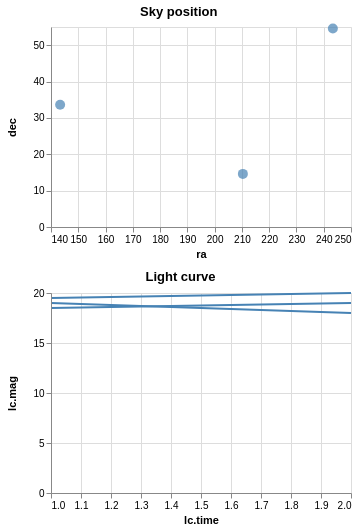

Vega-Lite specification stored for this chart:
### Vega specification from a JSON file in a GitHub repository (floating-point values rounded to 4 significant figures)
{"$schema": "https://vega.github.io/schema/vega/v4.json", "description": "Show a line chart corresponding to selected points.", "autosize": "pad", "padding": 5, "width": 300, "data": [{"name": "pts_store"}, {"name": "source_0", "values": [{"id": "001", "ra": 243.3, "dec": "+54.6", "lc": [{"time": 1, "mag": 18.5}, {"time": 2, "mag": 19}]}, {"id": "002", "ra": 210.3, "dec": "+14.6", "lc": [{"time": 1, "mag": 19.5}, {"time": 2, "mag": 20}]}, {"id": "003", "ra": 143.3, "dec": "+33.6", "lc": [{"time": 1, "mag": 19}, {"time": 2, "mag": 18}]}]}, {"name": "data_0", "source": "source_0", "transform": [{"type": "flatten", "fields": ["lc"], "as": ["lc"]}]}, {"name": "data_1", "source": "data_0", "transform": [{"type": "aggregate", "groupby": ["ra", "dec", "id"], "ops": [], "fields": [], "as": []}]}, {"name": "data_2", "source": "data_0", "transform": [{"type": "formula", "expr": "datum[\"lc\"] && datum[\"lc\"][\"time\"]", "as": "lc.time"}, {"type": "formula", "expr": "datum[\"lc\"] && datum[\"lc\"][\"mag\"]", "as": "lc.mag"}, {"type": "filter", "expr": "!(length(data(\"pts_store\"))) || (vlSelectionTest(\"pts_store\", datum))"}]}], "signals": [{"name": "concat_0_height", "value": 200}, {"name": "concat_1_height", "value": 200}, {"name": "unit", "value": {}, "on": [{"events": "mousemove", "update": "isTuple(group()) ? group() : unit"}]}, {"name": "pts", "update": "vlSelectionResolve(\"pts_store\")"}], "layout": {"padding": {"row": 10, "column": 10}, "columns": 1, "bounds": "full", "align": "each"}, "marks": [{"type": "group", "name": "concat_0_group", "title": {"text": "Sky position"}, "style": "cell", "encode": {"update": {"width": {"signal": "width"}, "height": {"signal": "concat_0_height"}}}, "signals": [{"name": "pts_tuple", "value": {}, "on": [{"events": [{"source": "scope", "type": "click"}], "update": "datum && item().mark.marktype !== 'group' ? {unit: \"concat_0\", fields: pts_tuple_fields, values: [datum[\"id\"]]} : null", "force": true}]}, {"name": "pts_tuple_fields", "update": "[{\"field\":\"id\",\"type\":\"E\"}]"}, {"name": "pts_toggle", "value": false, "on": [{"events": [{"source": "scope", "type": "click"}], "update": "event.shiftKey"}]}, {"name": "pts_modify", "on": [{"events": {"signal": "pts_tuple"}, "update": "modify(\"pts_store\", pts_toggle ? null : pts_tuple, pts_toggle ? null : true, pts_toggle ? pts_tuple : null)"}]}], "marks": [{"name": "concat_0_marks", "type": "symbol", "style": ["circle"], "from": {"data": "data_1"}, "encode": {"update": {"opacity": {"value": 0.7}, "fill": [{"test": "datum[\"ra\"] === null || isNaN(datum[\"ra\"]) || datum[\"dec\"] === null || isNaN(datum[\"dec\"])", "value": null}, {"test": "!(length(data(\"pts_store\"))) || (vlSelectionTest(\"pts_store\", datum))", "value": "steelblue"}, {"value": "grey"}], "tooltip": {"signal": "{\"ra\": format(datum[\"ra\"], \"\"), \"dec\": format(datum[\"dec\"], \"\")}"}, "x": {"scale": "concat_0_x", "field": "ra"}, "y": {"scale": "concat_0_y", "field": "dec"}, "size": {"value": 100}, "shape": {"value": "circle"}}}}], "axes": [{"scale": "concat_0_x", "orient": "bottom", "grid": false, "title": "ra", "labelFlush": true, "labelOverlap": true, "tickCount": {"signal": "ceil(width/40)"}, "zindex": 1}, {"scale": "concat_0_x", "orient": "bottom", "gridScale": "concat_0_y", "grid": true, "tickCount": {"signal": "ceil(width/40)"}, "domain": false, "labels": false, "maxExtent": 0, "minExtent": 0, "ticks": false, "zindex": 0}, {"scale": "concat_0_y", "orient": "left", "grid": false, "title": "dec", "labelOverlap": true, "tickCount": {"signal": "ceil(concat_0_height/40)"}, "zindex": 1}, {"scale": "concat_0_y", "orient": "left", "gridScale": "concat_0_x", "grid": true, "tickCount": {"signal": "ceil(concat_0_height/40)"}, "domain": false, "labels": false, "maxExtent": 0, "minExtent": 0, "ticks": false, "zindex": 0}]}, {"type": "group", "name": "concat_1_group", "title": {"text": "Light curve"}, "style": "cell", "encode": {"update": {"width": {"signal": "width"}, "height": {"signal": "concat_1_height"}}}, "marks": [{"name": "concat_1_pathgroup", "type": "group", "from": {"facet": {"name": "faceted_path_concat_1_main", "data": "data_2", "groupby": ["id"]}}, "encode": {"update": {"width": {"field": {"group": "width"}}, "height": {"field": {"group": "height"}}}}, "marks": [{"name": "concat_1_marks", "type": "line", "style": ["line"], "sort": {"field": "datum[\"lc.time\"]", "order": "descending"}, "from": {"data": "faceted_path_concat_1_main"}, "encode": {"update": {"stroke": {"value": "steelblue"}, "tooltip": {"signal": "{\"lc.time\": format(datum[\"lc.time\"], \"\"), \"lc.mag\": format(datum[\"lc.mag\"], \"\"), \"id\": ''+datum[\"id\"]}"}, "x": {"scale": "concat_1_x", "field": "lc\\.time"}, "y": {"scale": "concat_1_y", "field": "lc\\.mag"}, "defined": {"signal": "datum[\"lc.time\"] !== null && !isNaN(datum[\"lc.time\"]) && datum[\"lc.mag\"] !== null && !isNaN(datum[\"lc.mag\"])"}}}}]}], "axes": [{"scale": "concat_1_x", "orient": "bottom", "grid": false, "title": "lc.time", "labelFlush": true, "labelOverlap": true, "tickCount": {"signal": "ceil(width/40)"}, "zindex": 1}, {"scale": "concat_1_x", "orient": "bottom", "gridScale": "concat_1_y", "grid": true, "tickCount": {"signal": "ceil(width/40)"}, "domain": false, "labels": false, "maxExtent": 0, "minExtent": 0, "ticks": false, "zindex": 0}, {"scale": "concat_1_y", "orient": "left", "grid": false, "title": "lc.mag", "labelOverlap": true, "tickCount": {"signal": "ceil(concat_1_height/40)"}, "zindex": 1}, {"scale": "concat_1_y", "orient": "left", "gridScale": "concat_1_x", "grid": true, "tickCount": {"signal": "ceil(concat_1_height/40)"}, "domain": false, "labels": false, "maxExtent": 0, "minExtent": 0, "ticks": false, "zindex": 0}]}], "scales": [{"name": "concat_0_x", "type": "linear", "domain": {"data": "data_1", "field": "ra"}, "range": [0, {"signal": "width"}], "zero": false, "nice": true}, {"name": "concat_0_y", "type": "linear", "domain": {"data": "data_1", "field": "dec"}, "range": [{"signal": "concat_0_height"}, 0], "nice": true, "zero": true}, {"name": "concat_1_x", "type": "linear", "domain": {"data": "data_2", "field": "lc\\.time"}, "range": [0, {"signal": "width"}], "zero": false, "nice": true}, {"name": "concat_1_y", "type": "linear", "domain": {"data": "data_2", "field": "lc\\.mag"}, "range": [{"signal": "concat_1_height"}, 0], "nice": true, "zero": true}], "config": {"axisY": {"minExtent": 30}}}
